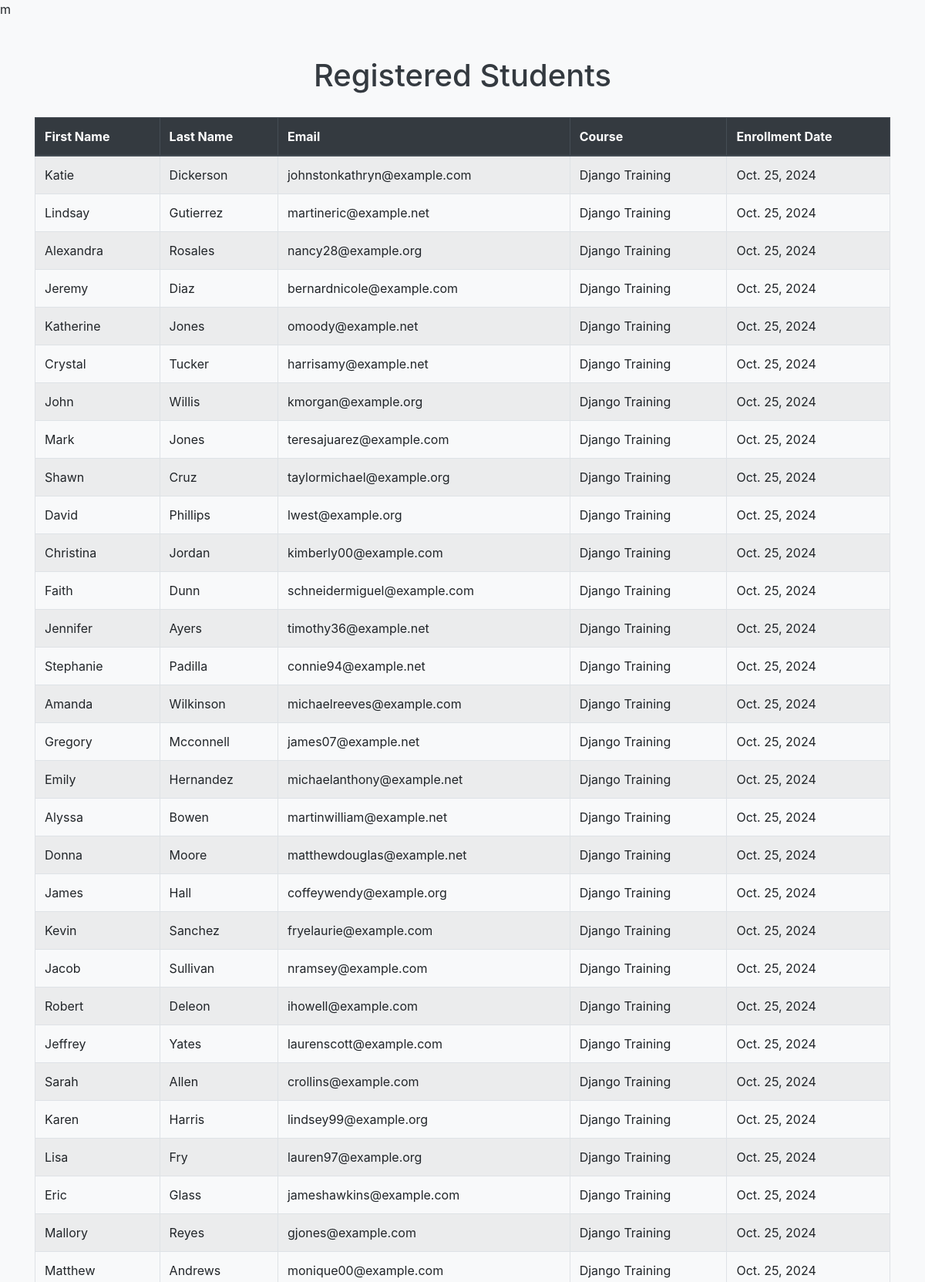
The app's page /student_table/ (upper part) with its own data.
### careerbridge_django_app1/models.py (models this page shows)
class Student(models.Model):
    first_name = models.CharField(max_length=30)
    last_name = models.CharField(max_length=30)
    email = models.EmailField(unique=True)
    course_name = models.CharField(default="Django Training", max_length=50)
    enrollment_date = models.DateField(auto_now_add=True)

### careerbridge_django_app1/views.py (the view)
# urls.py: path('student_table/',views.student_table, name='student_table'),
def student_table(request):
    students = Student.objects.all()
    return render(request, 'careerbridge_django_app1/student_table.html',{'students':students})

### templates/careerbridge_django_app1/student_table.html (shortened to what this page needs)
<!doctype html>
<html lang="en">
  <head>
    <link rel="stylesheet" href="https://cdn.jsdelivr.net/npm/bootstrap@4.6.2/dist/css/bootstrap.min.css">
  </head>m
  <body>
     <div class="container">
         <h1>Registered Students</h1>
         <table class="table table-bordered table-hover table-striped">
           <thead class="thead-dark">
            <tr>
               <th scope="col">First Name</th>
               <th scope="col">Last Name</th>
               <th scope="col">Email</th>
               <th scope="col">Course</th>
               <th scope="col">Enrollment Date</th>
            </tr>
           </thead>
           <tbody>
           {% for student in students %}
           <tr>
             <td>{{ student.first_name }}</td>
             <td>{{ student.last_name }}</td>
             <td>{{ student.email }}</td>
             <td>{{ student.course_name }}</td>
             <td>{{ student.enrollment_date }}</td>
           </tr>
           {% empty %}
           <tr>
             <td colspan="5" class="text-center">No students registered yet.</td>
           </tr>
           {% endfor %}
           </tbody>
         </table>
     </div>
  </body>
</html>

### templates/careerbridge_django_app1/student_table.html (style rules this page uses)
body { background-color:#f8f9fa; }
.container { margin-top:50px; }
h1 { text-align:center; margin-bottom:30px; color:#343a40; }

### records on screen
Student: first_name "Katie", last_name "Dickerson", email "johnstonkathryn@example.com", course_name "Django Training", enrollment_date "Oct. 25, 2024"
Student: first_name "Lindsay", last_name "Gutierrez", email "martineric@example.net", course_name "Django Training", enrollment_date "Oct. 25, 2024"
Student: first_name "Alexandra", last_name "Rosales", email "nancy28@example.org", course_name "Django Training", enrollment_date "Oct. 25, 2024"
Student: first_name "Jeremy", last_name "Diaz", email "bernardnicole@example.com", course_name "Django Training", enrollment_date "Oct. 25, 2024"
Student: first_name "Katherine", last_name "Jones", email "omoody@example.net", course_name "Django Training", enrollment_date "Oct. 25, 2024"
Student: first_name "Crystal", last_name "Tucker", email "harrisamy@example.net", course_name "Django Training", enrollment_date "Oct. 25, 2024"
Student: first_name "John", last_name "Willis", email "kmorgan@example.org", course_name "Django Training", enrollment_date "Oct. 25, 2024"
Student: first_name "Mark", last_name "Jones", email "teresajuarez@example.com", course_name "Django Training", enrollment_date "Oct. 25, 2024"
Student: first_name "Shawn", last_name "Cruz", email "taylormichael@example.org", course_name "Django Training", enrollment_date "Oct. 25, 2024"
Student: first_name "David", last_name "Phillips", email "lwest@example.org", course_name "Django Training", enrollment_date "Oct. 25, 2024"
Student: first_name "Christina", last_name "Jordan", email "kimberly00@example.com", course_name "Django Training", enrollment_date "Oct. 25, 2024"
Student: first_name "Faith", last_name "Dunn", email "schneidermiguel@example.com", course_name "Django Training", enrollment_date "Oct. 25, 2024"
Student: first_name "Jennifer", last_name "Ayers", email "timothy36@example.net", course_name "Django Training", enrollment_date "Oct. 25, 2024"
Student: first_name "Stephanie", last_name "Padilla", email "connie94@example.net", course_name "Django Training", enrollment_date "Oct. 25, 2024"
Student: first_name "Amanda", last_name "Wilkinson", email "michaelreeves@example.com", course_name "Django Training", enrollment_date "Oct. 25, 2024"
Student: first_name "Gregory", last_name "Mcconnell", email "james07@example.net", course_name "Django Training", enrollment_date "Oct. 25, 2024"
Student: first_name "Emily", last_name "Hernandez", email "michaelanthony@example.net", course_name "Django Training", enrollment_date "Oct. 25, 2024"
Student: first_name "Alyssa", last_name "Bowen", email "martinwilliam@example.net", course_name "Django Training", enrollment_date "Oct. 25, 2024"
Student: first_name "Donna", last_name "Moore", email "matthewdouglas@example.net", course_name "Django Training", enrollment_date "Oct. 25, 2024"
Student: first_name "James", last_name "Hall", email "coffeywendy@example.org", course_name "Django Training", enrollment_date "Oct. 25, 2024"
Student: first_name "Kevin", last_name "Sanchez", email "fryelaurie@example.com", course_name "Django Training", enrollment_date "Oct. 25, 2024"
Student: first_name "Jacob", last_name "Sullivan", email "nramsey@example.com", course_name "Django Training", enrollment_date "Oct. 25, 2024"
Student: first_name "Robert", last_name "Deleon", email "ihowell@example.com", course_name "Django Training", enrollment_date "Oct. 25, 2024"
Student: first_name "Jeffrey", last_name "Yates", email "laurenscott@example.com", course_name "Django Training", enrollment_date "Oct. 25, 2024"
Student: first_name "Sarah", last_name "Allen", email "crollins@example.com", course_name "Django Training", enrollment_date "Oct. 25, 2024"
Student: first_name "Karen", last_name "Harris", email "lindsey99@example.org", course_name "Django Training", enrollment_date "Oct. 25, 2024"
Student: first_name "Lisa", last_name "Fry", email "lauren97@example.org", course_name "Django Training", enrollment_date "Oct. 25, 2024"
Student: first_name "Eric", last_name "Glass", email "jameshawkins@example.com", course_name "Django Training", enrollment_date "Oct. 25, 2024"
Student: first_name "Mallory", last_name "Reyes", email "gjones@example.com", course_name "Django Training", enrollment_date "Oct. 25, 2024"
Student: first_name "Matthew", last_name "Andrews", email "monique00@example.com", course_name "Django Training", enrollment_date "Oct. 25, 2024"
